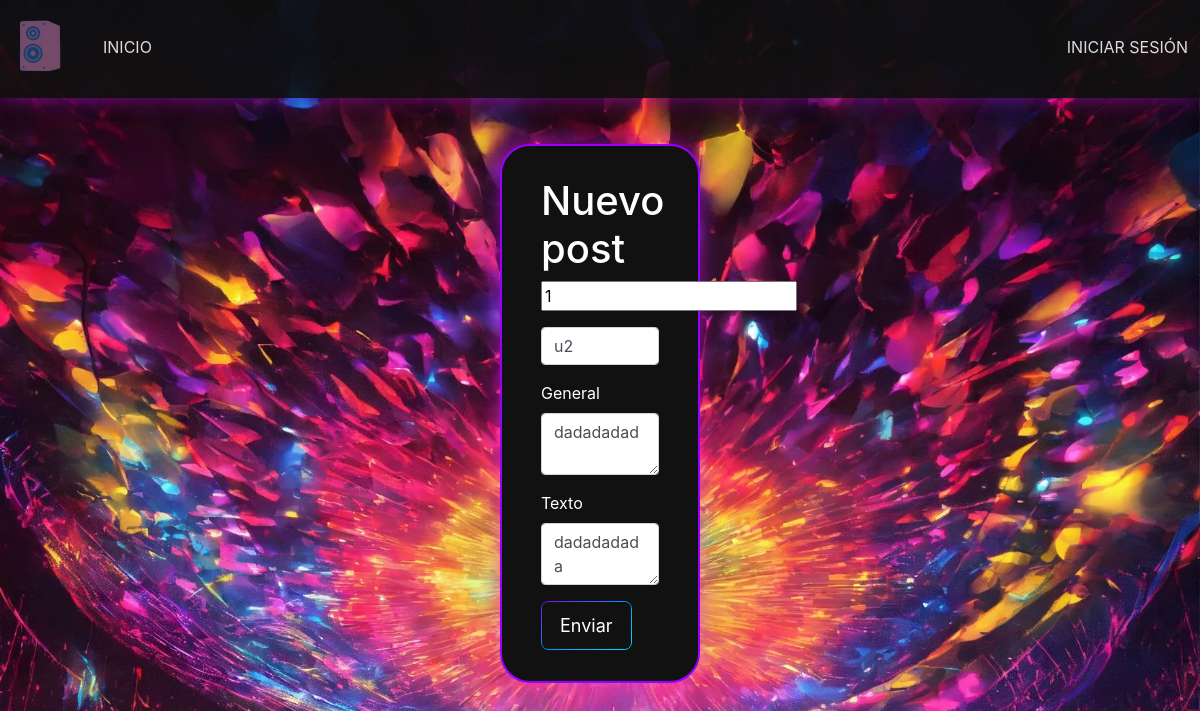
/post/1, run on the app's committed database.
### base/models.py (models this page shows, shortened)
class Post(models.Model):
    title = models.CharField(max_length = 200)
    general = models.CharField(max_length = 200)
    text= models.TextField()
    update = models.DateTimeField(auto_now=True)
    created = models.DateTimeField(auto_now_add=True)
    user=models.ForeignKey(User, null=True, on_delete=models.SET_NULL)
    likes = models.IntegerField(default=0)
    class Meta:
        ordering = ['-created']

### base/views.py (the view, shortened to what this page needs)
# urls.py: path('post/<int:id>', views.post),
def post(request, id=None):
    context = {}
    if id is not None:
        p = Post.objects.get(id=id)
        context['post'] = p
    return render(request, 'post.html', context)

### templates/post.html (shortened to what this page needs)
{% extends "layouts/main.html" %}
{% load static %}
{% block content %}
<div class="conteiner  my-5 py-5 " style="max-width: 700; margin-left: 500px; margin-right: 500px;">
    <div class="container-fluid gradientesdivs shadow-drop-center posteo">
        <div class="pd-3 py-3 mx-4">
            <h1>Nuevo post</h1>
            <form method="POST" action="">
                {% if post is not None %}
                    <input type="number" value="{{post.id}}" name="id">
                {% endif %}
                <div class="form-group my-3">
                    <input type="text" class="form-control" name="title" placeholder="Artista o banda..."
                    {% if post is not None %}
                        value="{{post.title}}"
                    {% endif %}
                    >
                </div>
                <div class="form-group my-3">
                    <label> General </label>
                    <textarea class="form-control" name="general" placeholder="Puedes escribir una referencia como album, cancion, etc...">{% if post is not None %}{{post.general}}{% endif %}</textarea>
                </div>
                <div class="form-group my-3">
                    <label> Texto </label>
                    <textarea class="form-control" name="text" placeholder="Escribe lo que quieras...">{% if post is not None %}{{post.text}}{% endif %}</textarea>
                </div>
                <button class="button" type="submit">
                    <span>Enviar</span>
                </button>
            </form>
        </div>
    </div>
</div>
{% endblock %}

### static/styles/styles.css (style rules this page uses)
.gradientesdivs { background-color: #111; border: 2px solid #9500ff; color: #fff; border-radius: 30px; padding-top: 5rem; padding: 15px; }
.shadow-drop-center { animation:shadow-drop-center 0.4s linear both }
.fondo { background-image: url(../img/fondo.jpg); background-size: cover; }
.button { border: 0; background-image: linear-gradient( 150deg, #9500ff, #09f, #00DDFF ); border-radius: 8px; color: #fff; display: flex; font-size: 18px; padding: 1px; cursor: pointer; transition: .3s; }
.button span { background-color: #111; padding: 10px 18px; border-radius: 6px; transition: .3s; }

### data on the page
Post: id "1", title "u2", general "dadadadad", text "dadadadada"
